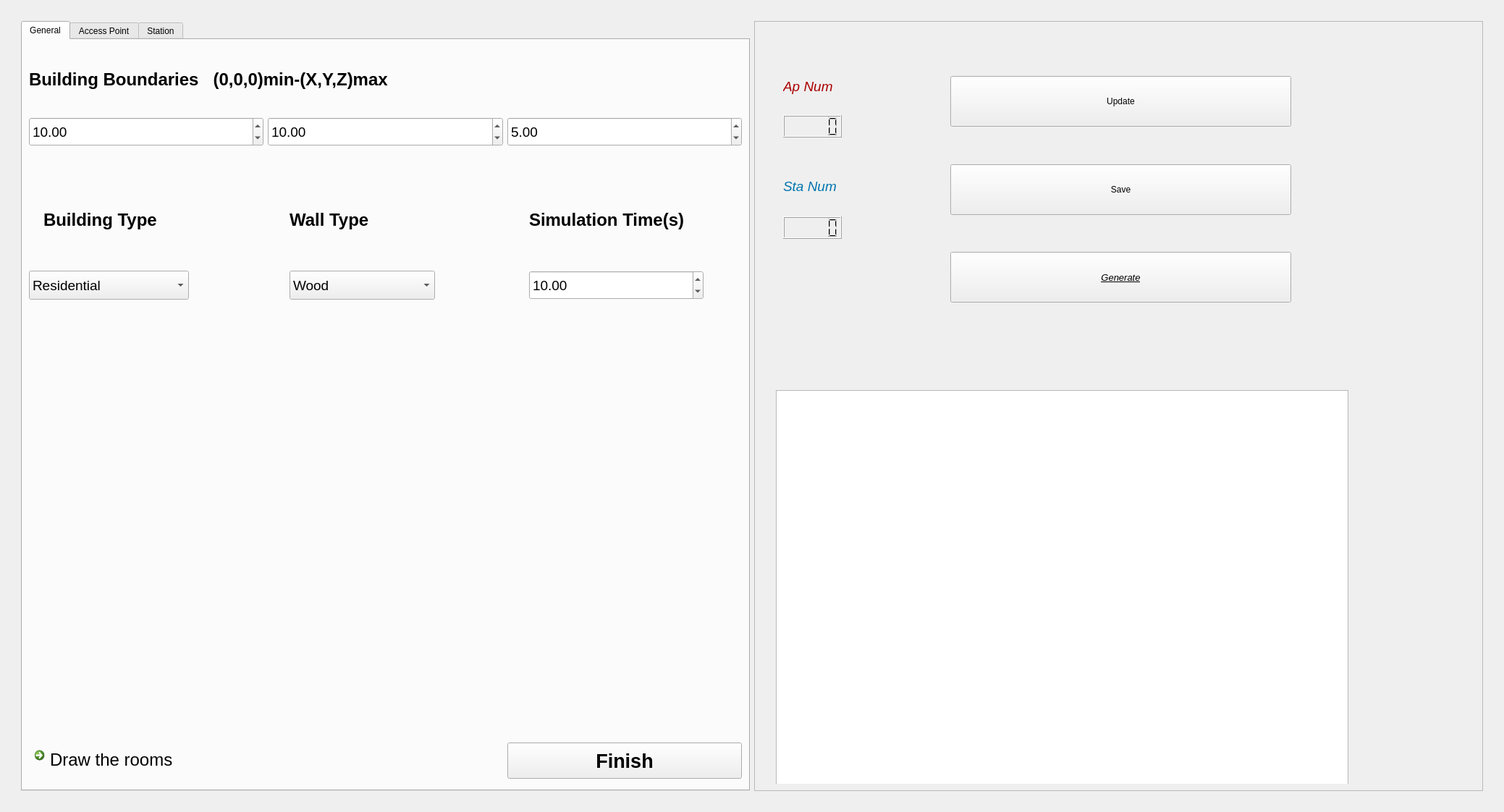
<?xml version="1.0" encoding="UTF-8"?>
<ui version="4.0">
 <class>Simu_Config</class>
 <widget class="QWidget" name="Simu_Config">
  <property name="geometry">
   <rect>
    <x>0</x>
    <y>0</y>
    <width>2078</width>
    <height>1122</height>
   </rect>
  </property>
  <property name="windowTitle">
   <string>Simulation Config</string>
  </property>
  <layout class="QVBoxLayout" name="verticalLayout">
   <item>
    <widget class="QWidget" name="widget_9" native="true">
     <property name="sizePolicy">
      <sizepolicy hsizetype="Expanding" vsizetype="Expanding">
       <horstretch>0</horstretch>
       <verstretch>0</verstretch>
      </sizepolicy>
     </property>
     <layout class="QHBoxLayout" name="horizontalLayout">
      <item>
       <widget class="QWidget" name="widget_11" native="true">
        <property name="sizePolicy">
         <sizepolicy hsizetype="Expanding" vsizetype="Expanding">
          <horstretch>0</horstretch>
          <verstretch>0</verstretch>
         </sizepolicy>
        </property>
        <layout class="QHBoxLayout" name="horizontalLayout_3">
         <item>
          <widget class="QTabWidget" name="tabWidget">
           <property name="minimumSize">
            <size>
             <width>0</width>
             <height>800</height>
            </size>
           </property>
           <property name="maximumSize">
            <size>
             <width>16777215</width>
             <height>1300</height>
            </size>
           </property>
           <property name="font">
            <font>
             <bold>false</bold>
            </font>
           </property>
           <property name="currentIndex">
            <number>0</number>
           </property>
           <property name="iconSize">
            <size>
             <width>27</width>
             <height>28</height>
            </size>
           </property>
           <widget class="QWidget" name="tab_4">
            <attribute name="title">
             <string>General</string>
            </attribute>
            <layout class="QGridLayout" name="gridLayout">
             <item row="1" column="1">
              <widget class="QDoubleSpinBox" name="doubleSpinBox_2">
               <property name="minimumSize">
                <size>
                 <width>0</width>
                 <height>40</height>
                </size>
               </property>
               <property name="font">
                <font>
                 <pointsize>14</pointsize>
                 <bold>false</bold>
                </font>
               </property>
               <property name="value">
                <double>10.000000000000000</double>
               </property>
              </widget>
             </item>
             <item row="1" column="2">
              <widget class="QDoubleSpinBox" name="doubleSpinBox_3">
               <property name="minimumSize">
                <size>
                 <width>0</width>
                 <height>40</height>
                </size>
               </property>
               <property name="font">
                <font>
                 <pointsize>14</pointsize>
                 <bold>false</bold>
                </font>
               </property>
               <property name="value">
                <double>5.000000000000000</double>
               </property>
              </widget>
             </item>
             <item row="5" column="0" colspan="2">
              <widget class="QCommandLinkButton" name="commandLinkButton">
               <property name="sizePolicy">
                <sizepolicy hsizetype="Preferred" vsizetype="Preferred">
                 <horstretch>1</horstretch>
                 <verstretch>1</verstretch>
                </sizepolicy>
               </property>
               <property name="font">
                <font>
                 <pointsize>18</pointsize>
                 <bold>false</bold>
                </font>
               </property>
               <property name="text">
                <string>Draw the rooms</string>
               </property>
               <property name="iconSize">
                <size>
                 <width>30</width>
                 <height>40</height>
                </size>
               </property>
              </widget>
             </item>
             <item row="0" column="0" colspan="3">
              <widget class="QLabel" name="label">
               <property name="minimumSize">
                <size>
                 <width>0</width>
                 <height>60</height>
                </size>
               </property>
               <property name="maximumSize">
                <size>
                 <width>16777215</width>
                 <height>80</height>
                </size>
               </property>
               <property name="font">
                <font>
                 <pointsize>18</pointsize>
                 <bold>true</bold>
                </font>
               </property>
               <property name="text">
                <string>Building Boundaries   (0,0,0)min-(X,Y,Z)max</string>
               </property>
              </widget>
             </item>
             <item row="5" column="2">
              <widget class="QPushButton" name="pushButton_7">
               <property name="sizePolicy">
                <sizepolicy hsizetype="Minimum" vsizetype="Fixed">
                 <horstretch>1</horstretch>
                 <verstretch>1</verstretch>
                </sizepolicy>
               </property>
               <property name="minimumSize">
                <size>
                 <width>0</width>
                 <height>50</height>
                </size>
               </property>
               <property name="font">
                <font>
                 <pointsize>20</pointsize>
                 <bold>true</bold>
                </font>
               </property>
               <property name="text">
                <string>Finish</string>
               </property>
              </widget>
             </item>
             <item row="1" column="0">
              <widget class="QDoubleSpinBox" name="doubleSpinBox">
               <property name="minimumSize">
                <size>
                 <width>0</width>
                 <height>40</height>
                </size>
               </property>
               <property name="font">
                <font>
                 <pointsize>14</pointsize>
                 <bold>false</bold>
                </font>
               </property>
               <property name="value">
                <double>10.000000000000000</double>
               </property>
              </widget>
             </item>
             <item row="3" column="0">
              <widget class="QWidget" name="widget_10" native="true">
               <property name="sizePolicy">
                <sizepolicy hsizetype="Preferred" vsizetype="Preferred">
                 <horstretch>1</horstretch>
                 <verstretch>1</verstretch>
                </sizepolicy>
               </property>
               <property name="maximumSize">
                <size>
                 <width>16777215</width>
                 <height>800</height>
                </size>
               </property>
               <widget class="QLabel" name="label_2">
                <property name="geometry">
                 <rect>
                  <x>20</x>
                  <y>50</y>
                  <width>274</width>
                  <height>80</height>
                 </rect>
                </property>
                <property name="maximumSize">
                 <size>
                  <width>16777215</width>
                  <height>80</height>
                 </size>
                </property>
                <property name="font">
                 <font>
                  <pointsize>18</pointsize>
                  <bold>true</bold>
                 </font>
                </property>
                <property name="text">
                 <string>Building Type</string>
                </property>
               </widget>
               <widget class="QComboBox" name="comboBox">
                <property name="geometry">
                 <rect>
                  <x>0</x>
                  <y>160</y>
                  <width>221</width>
                  <height>40</height>
                 </rect>
                </property>
                <property name="minimumSize">
                 <size>
                  <width>0</width>
                  <height>40</height>
                 </size>
                </property>
                <property name="font">
                 <font>
                  <pointsize>14</pointsize>
                  <bold>false</bold>
                 </font>
                </property>
                <property name="mouseTracking">
                 <bool>false</bool>
                </property>
                <item>
                 <property name="text">
                  <string>Residential</string>
                 </property>
                </item>
                <item>
                 <property name="text">
                  <string>Office</string>
                 </property>
                </item>
                <item>
                 <property name="text">
                  <string>Commercial</string>
                 </property>
                </item>
               </widget>
              </widget>
             </item>
             <item row="3" column="1">
              <widget class="QWidget" name="widget_12" native="true">
               <property name="sizePolicy">
                <sizepolicy hsizetype="Preferred" vsizetype="Preferred">
                 <horstretch>1</horstretch>
                 <verstretch>1</verstretch>
                </sizepolicy>
               </property>
               <property name="minimumSize">
                <size>
                 <width>0</width>
                 <height>800</height>
                </size>
               </property>
               <property name="maximumSize">
                <size>
                 <width>16777215</width>
                 <height>800</height>
                </size>
               </property>
               <widget class="QLabel" name="label_3">
                <property name="geometry">
                 <rect>
                  <x>30</x>
                  <y>50</y>
                  <width>181</width>
                  <height>80</height>
                 </rect>
                </property>
                <property name="maximumSize">
                 <size>
                  <width>16777215</width>
                  <height>80</height>
                 </size>
                </property>
                <property name="font">
                 <font>
                  <pointsize>18</pointsize>
                  <bold>true</bold>
                 </font>
                </property>
                <property name="text">
                 <string>Wall Type</string>
                </property>
               </widget>
               <widget class="QComboBox" name="comboBox_2">
                <property name="geometry">
                 <rect>
                  <x>30</x>
                  <y>160</y>
                  <width>201</width>
                  <height>40</height>
                 </rect>
                </property>
                <property name="minimumSize">
                 <size>
                  <width>0</width>
                  <height>40</height>
                 </size>
                </property>
                <property name="font">
                 <font>
                  <pointsize>14</pointsize>
                  <bold>false</bold>
                 </font>
                </property>
                <item>
                 <property name="text">
                  <string>Wood</string>
                 </property>
                </item>
                <item>
                 <property name="text">
                  <string>ConcreteWithoutWindows</string>
                 </property>
                </item>
                <item>
                 <property name="text">
                  <string>ConcreteWithWindows</string>
                 </property>
                </item>
                <item>
                 <property name="text">
                  <string>StoneBlocks</string>
                 </property>
                </item>
               </widget>
              </widget>
             </item>
             <item row="3" column="2">
              <widget class="QWidget" name="widget_13" native="true">
               <property name="sizePolicy">
                <sizepolicy hsizetype="Preferred" vsizetype="Preferred">
                 <horstretch>1</horstretch>
                 <verstretch>1</verstretch>
                </sizepolicy>
               </property>
               <property name="maximumSize">
                <size>
                 <width>16777215</width>
                 <height>800</height>
                </size>
               </property>
               <widget class="QLabel" name="label_6">
                <property name="geometry">
                 <rect>
                  <x>30</x>
                  <y>50</y>
                  <width>241</width>
                  <height>80</height>
                 </rect>
                </property>
                <property name="maximumSize">
                 <size>
                  <width>16777215</width>
                  <height>80</height>
                 </size>
                </property>
                <property name="font">
                 <font>
                  <pointsize>18</pointsize>
                  <bold>true</bold>
                 </font>
                </property>
                <property name="text">
                 <string>Simulation Time(s)</string>
                </property>
               </widget>
               <widget class="QDoubleSpinBox" name="doubleSpinBox_4">
                <property name="geometry">
                 <rect>
                  <x>30</x>
                  <y>160</y>
                  <width>241</width>
                  <height>40</height>
                 </rect>
                </property>
                <property name="minimumSize">
                 <size>
                  <width>0</width>
                  <height>40</height>
                 </size>
                </property>
                <property name="font">
                 <font>
                  <pointsize>14</pointsize>
                  <bold>false</bold>
                 </font>
                </property>
                <property name="value">
                 <double>10.000000000000000</double>
                </property>
               </widget>
               <zorder>doubleSpinBox_4</zorder>
               <zorder>label_6</zorder>
              </widget>
             </item>
            </layout>
           </widget>
           <widget class="QWidget" name="tab_2">
            <attribute name="title">
             <string>Access Point</string>
            </attribute>
            <layout class="QGridLayout" name="gridLayout_2">
             <item row="0" column="0" colspan="3">
              <widget class="QTableWidget" name="tableWidget_2">
               <column>
                <property name="text">
                 <string>Number</string>
                </property>
                <property name="font">
                 <font>
                  <pointsize>14</pointsize>
                 </font>
                </property>
               </column>
               <column>
                <property name="text">
                 <string>Position</string>
                </property>
                <property name="font">
                 <font>
                  <pointsize>14</pointsize>
                 </font>
                </property>
               </column>
               <column>
                <property name="text">
                 <string>Mobility</string>
                </property>
                <property name="font">
                 <font>
                  <pointsize>14</pointsize>
                 </font>
                </property>
               </column>
              </widget>
             </item>
             <item row="1" column="0">
              <widget class="QPushButton" name="pushButton_4">
               <property name="minimumSize">
                <size>
                 <width>0</width>
                 <height>50</height>
                </size>
               </property>
               <property name="text">
                <string>Add</string>
               </property>
              </widget>
             </item>
             <item row="1" column="1">
              <widget class="QPushButton" name="pushButton_5">
               <property name="minimumSize">
                <size>
                 <width>0</width>
                 <height>50</height>
                </size>
               </property>
               <property name="text">
                <string>Delete</string>
               </property>
              </widget>
             </item>
             <item row="1" column="2">
              <widget class="QPushButton" name="pushButton_6">
               <property name="minimumSize">
                <size>
                 <width>0</width>
                 <height>50</height>
                </size>
               </property>
               <property name="text">
                <string>Clear</string>
               </property>
              </widget>
             </item>
            </layout>
           </widget>
           <widget class="QWidget" name="tab">
            <attribute name="title">
             <string>Station</string>
            </attribute>
            <layout class="QGridLayout" name="gridLayout_3">
             <item row="1" column="0">
              <widget class="QPushButton" name="pushButton">
               <property name="minimumSize">
                <size>
                 <width>0</width>
                 <height>50</height>
                </size>
               </property>
               <property name="text">
                <string>Add </string>
               </property>
              </widget>
             </item>
             <item row="1" column="1">
              <widget class="QPushButton" name="pushButton_2">
               <property name="minimumSize">
                <size>
                 <width>0</width>
                 <height>50</height>
                </size>
               </property>
               <property name="text">
                <string>Delete</string>
               </property>
              </widget>
             </item>
             <item row="1" column="2">
              <widget class="QPushButton" name="pushButton_3">
               <property name="minimumSize">
                <size>
                 <width>0</width>
                 <height>50</height>
                </size>
               </property>
               <property name="text">
                <string>Clear</string>
               </property>
              </widget>
             </item>
             <item row="0" column="0" colspan="3">
              <widget class="QTableWidget" name="tableWidget">
               <column>
                <property name="text">
                 <string>Number</string>
                </property>
                <property name="font">
                 <font>
                  <pointsize>14</pointsize>
                 </font>
                </property>
               </column>
               <column>
                <property name="text">
                 <string>Position</string>
                </property>
                <property name="font">
                 <font>
                  <pointsize>14</pointsize>
                 </font>
                </property>
               </column>
               <column>
                <property name="text">
                 <string>Mobility</string>
                </property>
                <property name="font">
                 <font>
                  <pointsize>14</pointsize>
                 </font>
                </property>
               </column>
              </widget>
             </item>
            </layout>
           </widget>
          </widget>
         </item>
         <item>
          <widget class="QFrame" name="frame">
           <property name="sizePolicy">
            <sizepolicy hsizetype="Expanding" vsizetype="Expanding">
             <horstretch>0</horstretch>
             <verstretch>0</verstretch>
            </sizepolicy>
           </property>
           <property name="font">
            <font>
             <bold>true</bold>
            </font>
           </property>
           <property name="styleSheet">
            <string notr="true">border-color: rgb(158, 158, 158);
</string>
           </property>
           <property name="frameShape">
            <enum>QFrame::Shape::StyledPanel</enum>
           </property>
           <property name="frameShadow">
            <enum>QFrame::Shadow::Raised</enum>
           </property>
           <layout class="QHBoxLayout" name="horizontalLayout_2">
            <item>
             <widget class="QWidget" name="widget" native="true">
              <property name="sizePolicy">
               <sizepolicy hsizetype="Expanding" vsizetype="Expanding">
                <horstretch>1</horstretch>
                <verstretch>1</verstretch>
               </sizepolicy>
              </property>
              <property name="maximumSize">
               <size>
                <width>16777215</width>
                <height>1500</height>
               </size>
              </property>
              <widget class="QWidget" name="widget_2" native="true">
               <property name="geometry">
                <rect>
                 <x>261</x>
                 <y>20</y>
                 <width>471</width>
                 <height>451</height>
                </rect>
               </property>
               <property name="sizePolicy">
                <sizepolicy hsizetype="Preferred" vsizetype="Preferred">
                 <horstretch>10</horstretch>
                 <verstretch>0</verstretch>
                </sizepolicy>
               </property>
               <layout class="QVBoxLayout" name="verticalLayout_2">
                <item>
                 <spacer name="verticalSpacer">
                  <property name="orientation">
                   <enum>Qt::Orientation::Vertical</enum>
                  </property>
                  <property name="sizeHint" stdset="0">
                   <size>
                    <width>20</width>
                    <height>40</height>
                   </size>
                  </property>
                 </spacer>
                </item>
                <item>
                 <widget class="QPushButton" name="pushButton_8">
                  <property name="sizePolicy">
                   <sizepolicy hsizetype="Minimum" vsizetype="Fixed">
                    <horstretch>1</horstretch>
                    <verstretch>1</verstretch>
                   </sizepolicy>
                  </property>
                  <property name="minimumSize">
                   <size>
                    <width>0</width>
                    <height>70</height>
                   </size>
                  </property>
                  <property name="text">
                   <string>Update</string>
                  </property>
                 </widget>
                </item>
                <item>
                 <spacer name="verticalSpacer_3">
                  <property name="orientation">
                   <enum>Qt::Orientation::Vertical</enum>
                  </property>
                  <property name="sizeHint" stdset="0">
                   <size>
                    <width>20</width>
                    <height>40</height>
                   </size>
                  </property>
                 </spacer>
                </item>
                <item>
                 <widget class="QPushButton" name="saveButton">
                  <property name="minimumSize">
                   <size>
                    <width>0</width>
                    <height>70</height>
                   </size>
                  </property>
                  <property name="text">
                   <string>Save</string>
                  </property>
                 </widget>
                </item>
                <item>
                 <spacer name="verticalSpacer_4">
                  <property name="orientation">
                   <enum>Qt::Orientation::Vertical</enum>
                  </property>
                  <property name="sizeHint" stdset="0">
                   <size>
                    <width>20</width>
                    <height>40</height>
                   </size>
                  </property>
                 </spacer>
                </item>
                <item>
                 <widget class="QPushButton" name="pushButton_9">
                  <property name="sizePolicy">
                   <sizepolicy hsizetype="Minimum" vsizetype="Fixed">
                    <horstretch>1</horstretch>
                    <verstretch>1</verstretch>
                   </sizepolicy>
                  </property>
                  <property name="minimumSize">
                   <size>
                    <width>0</width>
                    <height>70</height>
                   </size>
                  </property>
                  <property name="font">
                   <font>
                    <pointsize>10</pointsize>
                    <italic>true</italic>
                    <bold>false</bold>
                    <underline>true</underline>
                   </font>
                  </property>
                  <property name="text">
                   <string>Generate</string>
                  </property>
                 </widget>
                </item>
                <item>
                 <spacer name="verticalSpacer_6">
                  <property name="orientation">
                   <enum>Qt::Orientation::Vertical</enum>
                  </property>
                  <property name="sizeHint" stdset="0">
                   <size>
                    <width>20</width>
                    <height>40</height>
                   </size>
                  </property>
                 </spacer>
                </item>
                <item>
                 <spacer name="verticalSpacer_2">
                  <property name="orientation">
                   <enum>Qt::Orientation::Vertical</enum>
                  </property>
                  <property name="sizeHint" stdset="0">
                   <size>
                    <width>20</width>
                    <height>40</height>
                   </size>
                  </property>
                 </spacer>
                </item>
               </layout>
              </widget>
              <widget class="QWidget" name="widget_3" native="true">
               <property name="geometry">
                <rect>
                 <x>10</x>
                 <y>10</y>
                 <width>241</width>
                 <height>331</height>
                </rect>
               </property>
               <property name="minimumSize">
                <size>
                 <width>0</width>
                 <height>40</height>
                </size>
               </property>
               <property name="maximumSize">
                <size>
                 <width>16777215</width>
                 <height>700</height>
                </size>
               </property>
               <widget class="QLabel" name="label_4">
                <property name="geometry">
                 <rect>
                  <x>20</x>
                  <y>50</y>
                  <width>121</width>
                  <height>40</height>
                 </rect>
                </property>
                <property name="minimumSize">
                 <size>
                  <width>0</width>
                  <height>40</height>
                 </size>
                </property>
                <property name="font">
                 <font>
                  <pointsize>14</pointsize>
                  <italic>true</italic>
                 </font>
                </property>
                <property name="styleSheet">
                 <string notr="true">color: rgb(170, 0, 0)</string>
                </property>
                <property name="text">
                 <string>Ap Num</string>
                </property>
               </widget>
               <widget class="QLCDNumber" name="lcdNumber">
                <property name="geometry">
                 <rect>
                  <x>20</x>
                  <y>110</y>
                  <width>81</width>
                  <height>31</height>
                 </rect>
                </property>
                <property name="font">
                 <font>
                  <bold>true</bold>
                 </font>
                </property>
                <property name="styleSheet">
                 <string notr="true">color:black</string>
                </property>
               </widget>
               <widget class="QLabel" name="label_5">
                <property name="geometry">
                 <rect>
                  <x>20</x>
                  <y>200</y>
                  <width>121</width>
                  <height>17</height>
                 </rect>
                </property>
                <property name="font">
                 <font>
                  <pointsize>14</pointsize>
                  <italic>true</italic>
                  <bold>false</bold>
                 </font>
                </property>
                <property name="styleSheet">
                 <string notr="true">color:rgb(0, 117, 175)</string>
                </property>
                <property name="text">
                 <string>Sta Num</string>
                </property>
               </widget>
               <widget class="QLCDNumber" name="lcdNumber_2">
                <property name="geometry">
                 <rect>
                  <x>20</x>
                  <y>250</y>
                  <width>81</width>
                  <height>31</height>
                 </rect>
                </property>
                <property name="styleSheet">
                 <string notr="true">color:black</string>
                </property>
               </widget>
              </widget>
              <widget class="ConfigGraphicsView" name="graphicsView">
               <property name="geometry">
                <rect>
                 <x>20</x>
                 <y>500</y>
                 <width>791</width>
                 <height>641</height>
                </rect>
               </property>
               <property name="sizePolicy">
                <sizepolicy hsizetype="Expanding" vsizetype="Expanding">
                 <horstretch>1</horstretch>
                 <verstretch>1</verstretch>
                </sizepolicy>
               </property>
               <property name="minimumSize">
                <size>
                 <width>140</width>
                 <height>120</height>
                </size>
               </property>
               <property name="maximumSize">
                <size>
                 <width>16777215</width>
                 <height>700</height>
                </size>
               </property>
              </widget>
             </widget>
            </item>
           </layout>
          </widget>
         </item>
        </layout>
       </widget>
      </item>
     </layout>
    </widget>
   </item>
  </layout>
 </widget>
 <customwidgets>
  <customwidget>
   <class>ConfigGraphicsView</class>
   <extends>QGraphicsView</extends>
   <header>configgraphicsview.h</header>
  </customwidget>
 </customwidgets>
 <resources/>
 <connections/>
</ui>
